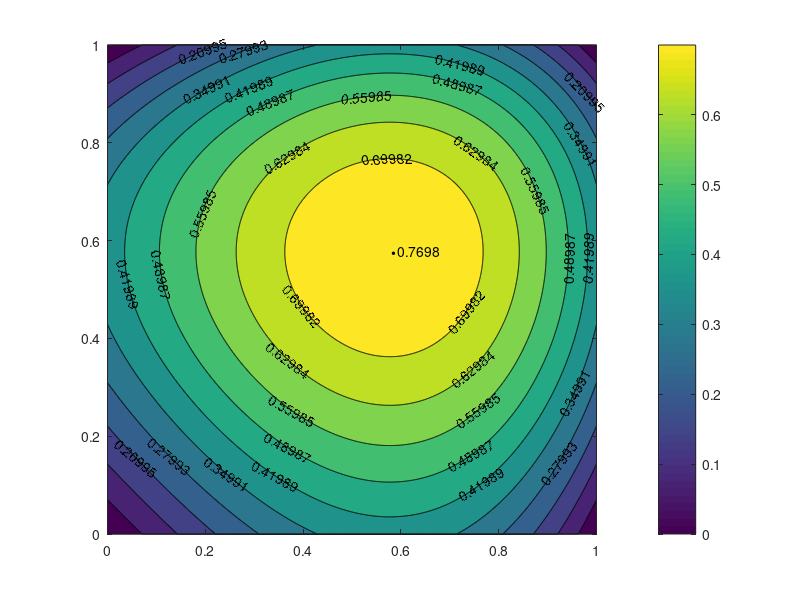

The MATLAB script that drew this image:
clc
clearvars

alpha = 0:0.001:1;
beta = 0:0.001:1;

[A,B] = meshgrid(alpha, beta);

zeta = A + B - (A.^3 + B.^3);

[M, c] = contourf(A,B,zeta);
axis equal
hold on
clabel(M, c)
colorbar;

[zmax, idx] = max(zeta(:));
[row, col] = ind2sub(size(zeta), idx);
row = row / 1000;
col = col / 1000;
text(row, col, ['\bullet', num2str(zmax)])